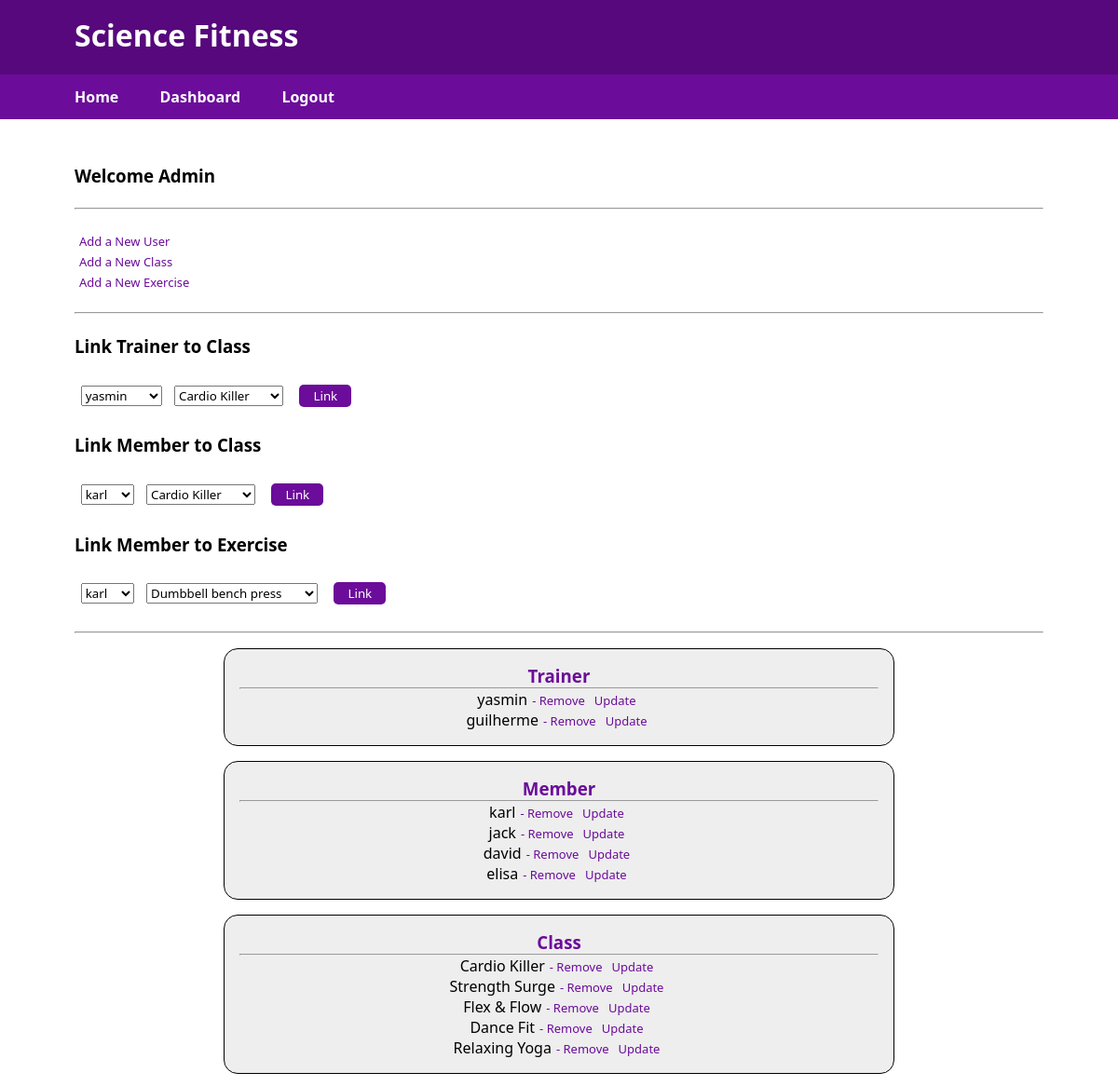
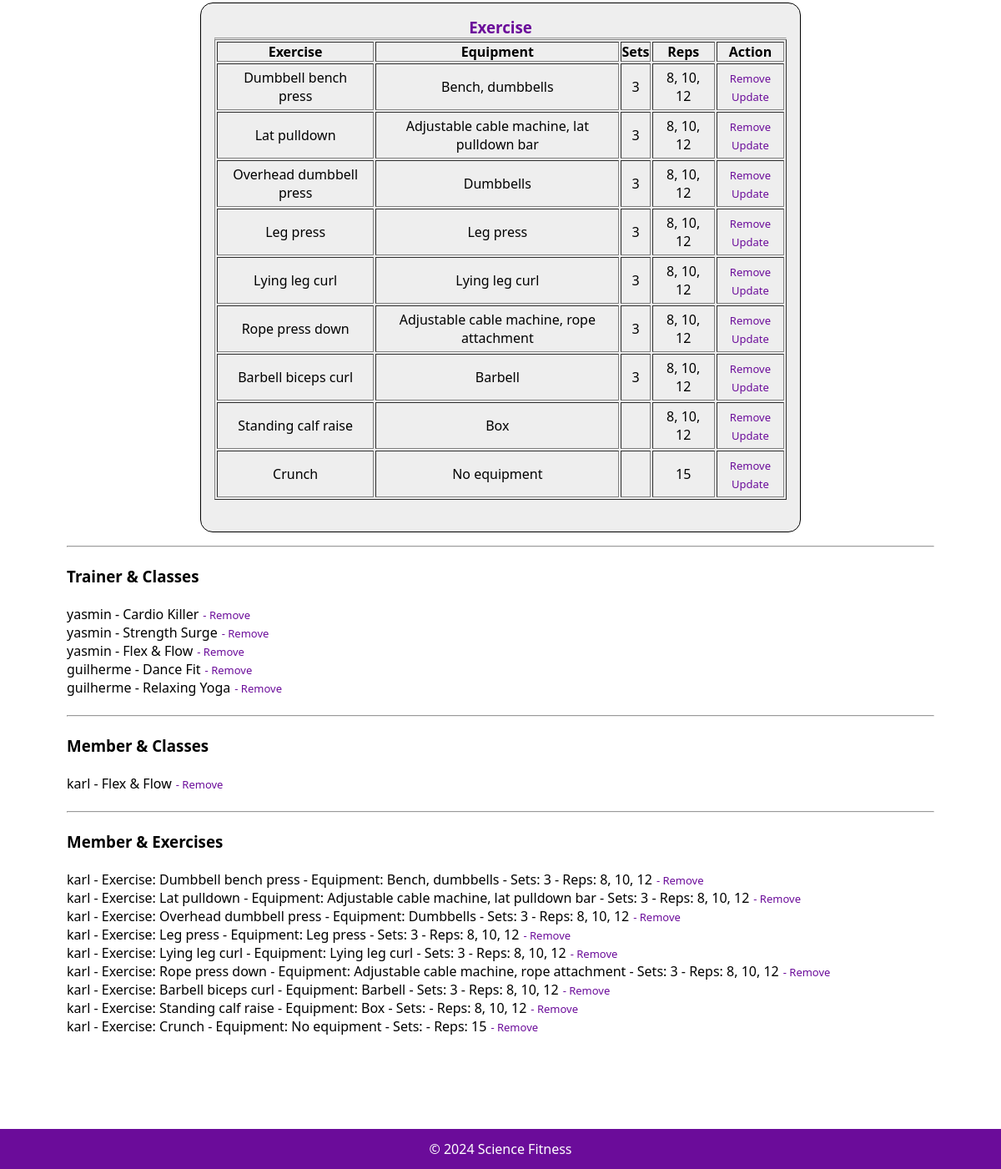
Page /pages/dashboard.php (signed in) on the committed database (2 pictures, top to bottom).
### tables this page shows
CREATE TABLE `trainer` (
  `id` int(11) NOT NULL,
  `name` varchar(100) NOT NULL,
  `password` varchar(255) NOT NULL,
  `position` enum('admin','trainer','member','') NOT NULL
);

CREATE TABLE `member` (
  `id` int(11) NOT NULL,
  `name` varchar(100) NOT NULL,
  `password` varchar(255) NOT NULL
);

CREATE TABLE `class` (
  `id` int(11) NOT NULL,
  `name` varchar(100) NOT NULL
);

CREATE TABLE `exercise` (
  `id` int(11) NOT NULL,
  `exercise` varchar(255) NOT NULL,
  `equipment` varchar(255) NOT NULL,
  `sets` varchar(100) NOT NULL,
  `reps` varchar(100) NOT NULL
);

CREATE TABLE `trainer_to_class` (
  `id` int(11) NOT NULL,
  `trainer_id` int(11) NOT NULL,
  `class_id` int(11) NOT NULL
);

CREATE TABLE `member_to_class` (
  `id` int(11) NOT NULL,
  `member_id` int(11) NOT NULL,
  `class_id` int(11) NOT NULL
);

CREATE TABLE `member_to_exercise` (
  `id` int(11) NOT NULL,
  `member_id` int(11) NOT NULL,
  `exercise_id` int(11) NOT NULL
);

### functions/functions.php (the view, shortened to what this page needs)
<?php
    function navigation($page){
        if($page == "index"){
            if($_SESSION["validate"] == "validated"){
                echo '
                <div>
                    <a href="pages/dashboard.php">Dashboard</a>
                    <a href="index.php?logout=logout">Logout</a>
                </div>
                ';
            } else{
                echo '
                <form action="./pages/dashboard.php" method="POST">
                <input type="text" name="username" placeholder=" Enter Username">
                <input type="password" name="pwd" placeholder=" Enter Password">
                <select name="position">
                    <option value="member">Member</option>
                    <option value="trainer">Trainer</option>
                    <option value="admin">Admin</option>
                </select>
                <input type="submit" value="Login">
                </form>
                ';
            }
        } else{
            if($page == "dashboard"){
                if($_SESSION["validate"] == "validated"){
                    echo '
                    <div>
                        <a href="../index.php">Home</a>
                        <a href="dashboard.php">Dashboard</a>
                        <a href="../index.php?logout">Logout</a>
                    </div>
                    ';
                } else {
                echo '
                <a href="../index.php">Home</a>
                ';
                }
            }
        }
    }
    function viewItem($dbConnect,$table){
        echo '
        <div class="ctaBox">
        <h3>' .ucfirst($table). '</h3><hr>';
        $sql = "SELECT * FROM $table";
        if($table == "exercise"){
            echo '
            <table border="1">
                <thead>
                    <tr>
                        <th>Exercise</th>
                        <th>Equipment</th>
                        <th>Sets</th>
                        <th>Reps</th>
                        <th>Action</th>
                    </tr>
                </thead>
            ';
            foreach ($dbConnect -> query($sql) as $row){
                $item_id = $row["id"];
                echo '
                    <tbody>
                        <tr>
                            <td>'.$row['exercise'].'</td>
                            <td>'.$row['equipment'].'</td>
                            <td>'.$row['sets'].'</td>
                            <td>'.$row['reps'].'</td>
                            <td><a href="remove.php?item_id='.$item_id.'&table='.$table.'">Remove</a><br>
                            <a href="updateexercise.php?item_id='.$item_id.'&table='.$table.'">Update</a></td>
                        </tr>
                    </tbody>
                ';
            }
            echo '</table><br>';
        } else {
            foreach ($dbConnect -> query($sql) as $row){
                $item_id = $row["id"];
                echo $row["name"];
                echo '<a href="remove.php?item_id='.$item_id.'&table='.$table.'">- Remove</a>';
                if($table == "class"){
                    echo '<a href="updateclass.php?item_id='.$item_id.'&table='.$table.'">Update</a>';
                    echo '<br>';
                } else {
                    echo '<a href="update.php?item_id='.$item_id.'&table='.$table.'">Update</a>';
                    echo '<br>';
                }
            }
        }
        echo '</div>';
    }
    function link_user_class($dbConnect, $table){
        echo'
        <form action="actionlink.php" method="post">';
        if($table == "trainer"){
            dropdown($dbConnect, "trainer");
            dropdown($dbConnect, "class");
            echo '
            <input type="hidden" name="table" value="trainer">
            <input type="submit" value="Link">';
        } else{
            dropdown($dbConnect, "member");
            dropdown($dbConnect, "class");
            echo '
            <input type="hidden" name="table" value="member">
            <input type="submit" value="Link">';
        }
        echo '</form>';
    }
    function link_user_exercise($dbConnect, $table){
        echo'
        <form action="actionlinkexercise.php" method="post">';
        dropdown($dbConnect, "member");
        dropdown($dbConnect, "exercise");
        echo '
        <input type="hidden" name="table" value="member">
        <input type="submit" value="Link">';
        echo '</form>';
    }
    function dropdown($dbConnect,$table){
        if($table != "exercise"){
            echo '<select name="' .$table. '">';
            $sql = "SELECT * FROM $table";
            foreach($dbConnect -> query($sql) as $row){
                echo '
                <option name="' .$table. 'id" value="' .$row['id']. '">' .$row['name']. '</option>';
            }
            echo '</select>';
        } else {
            echo '<select name="' .$table. '">';
            $sql = "SELECT * FROM $table";
            foreach($dbConnect -> query($sql) as $row){
                echo '
                <option name="' .$table. 'id" value="' .$row['id']. '">' .$row['exercise']. '</option>';
            }
            echo '</select>';
        }
    }
    function view_link($dbConnect,$table){
        if ($table == "trainer"){
            echo "<hr><br><h3>Trainer & Classes</h3><br>";
            $sqltable = "trainer_to_class";
            $sql = "SELECT DISTINCT * FROM $sqltable";
            foreach($dbConnect -> query($sql) as $row){
                $table_id = $row["id"];
                echo $name = returndetail($dbConnect,$row["trainer_id"], "trainer");
                echo " - ";
                echo $class = returndetail($dbConnect,$row["class_id"], "class");
                echo '<a href="remove.php?item_id='.$table_id.'&table=trainer_to_class">- Remove</a><br>';
            }
        } else{
            echo "<br><hr><br><h3>Member & Classes</h3><br>";
            $sqltable = "member_to_class";
            $sql = "SELECT DISTINCT * FROM $sqltable";
            foreach($dbConnect -> query($sql) as $row){
                $table_id = $row["id"];
                echo $name = returndetail($dbConnect,$row["member_id"], "member");
                echo " - ";
                echo $class = returndetail($dbConnect,$row["class_id"], "class");
                echo '<a href="remove.php?item_id='.$table_id.'&table=member_to_class">- Remove</a><br>';
            }
        }
    }
    function view_link_exercise($dbConnect,$table){
        echo "<br><hr><br><h3>Member & Exercises</h3><br>";
        $sqltable = "member_to_exercise";
        $sql = "SELECT DISTINCT * FROM $sqltable";
        foreach($dbConnect -> query($sql) as $row){
            $table_id = $row["id"];
            echo $name = returndetail($dbConnect,$row["member_id"], "member");
            echo " - ";
            echo returndetail_exercise($dbConnect,$row["exercise_id"], "exercise");
            echo '<a href="remove.php?item_id='.$table_id.'&table=member_to_exercise">- Remove</a><br>';
        }
    }
    function returndetail_exercise($dbConnect, $id, $table){
        $sql = "SELECT * FROM $table";
        foreach($dbConnect -> query($sql) as $row){
            if ($id == $row["id"]){
                echo 'Exercise: ';
                echo $row["exercise"];
                echo ' - Equipment: ';
                echo $row["equipment"];
                echo ' - Sets: ';
                echo $row["sets"];
                echo ' - Reps: ';
                echo $row["reps"];
            }
        }
    }
    function returndetail($dbConnect, $id, $table){
        $sql = "SELECT * FROM $table";
        foreach($dbConnect -> query($sql) as $row){
            if ($id == $row["id"]){
                return $row["name"];
            }
        }
    }
?>

### css/style.css (style rules this page uses)
* { margin: 0; padding: 0; box-sizing: border-box; font-family: 'Segoe UI', Tahoma, Geneva, Verdana, sans-serif; }
.nav a { color: white; margin-right: 2.5em; align-items: center; text-decoration: none; font-weight: bold; cursor:pointer; }
.content a { text-decoration: none; color: #6b0c9a; margin: 5px; font-size: small; }
.content input { margin: 0.5em; padding: 0.5em; }
.content input[type="submit"] { padding: 3px 15px; cursor: pointer; background-color: #6b0c9a; color: white; border:none; border-radius: 5px; }
.content select { margin: 0.5em; }
.ctaBox { width: 60vw; background-color: rgb(238, 238, 238); padding: 1em; border-radius: 15px; margin: 2vh auto; border: 1px solid black; text-align: center; }
.ctaBox table { margin: auto; }
.ctaBox table td { padding: 5px 10px; }
.ctaBox h3 { color: #6b0c9a; }

### rows in the picture
trainer: name "yasmin"
trainer: name "guilherme"
member: name "karl"
member: name "jack"
member: name "david"
member: name "elisa"
class: name "Cardio Killer"
class: name "Strength Surge"
class: name "Flex & Flow"
class: name "Dance Fit"
class: name "Relaxing Yoga"
exercise: exercise "Dumbbell bench press", equipment "Bench, dumbbells", sets "3", reps "8, 10, 12"
exercise: exercise "Lat pulldown", equipment "Adjustable cable machine, lat pulldown bar", sets "3", reps "8, 10, 12"
exercise: exercise "Overhead dumbbell press", equipment "Dumbbells", sets "3", reps "8, 10, 12"
exercise: exercise "Leg press", equipment "Leg press", sets "3", reps "8, 10, 12"
exercise: exercise "Lying leg curl", equipment "Lying leg curl", sets "3", reps "8, 10, 12"
exercise: exercise "Rope press down", equipment "Adjustable cable machine, rope attachment", sets "3", reps "8, 10, 12"
exercise: exercise "Barbell biceps curl", equipment "Barbell", sets "3", reps "8, 10, 12"
exercise: exercise "Standing calf raise", equipment "Box", reps "8, 10, 12"
exercise: exercise "Crunch", equipment "No equipment", reps "15"
trainer_to_class: trainer_id "yasmin", class_id "Cardio Killer"
trainer_to_class: trainer_id "yasmin", class_id "Strength Surge"
trainer_to_class: trainer_id "yasmin", class_id "Flex & Flow"
trainer_to_class: trainer_id "guilherme", class_id "Dance Fit"
trainer_to_class: trainer_id "guilherme", class_id "Relaxing Yoga"
member_to_class: member_id "karl", class_id "Flex & Flow"
member_to_exercise: member_id "karl"
member_to_exercise: member_id "karl"
member_to_exercise: member_id "karl"
member_to_exercise: member_id "karl"
member_to_exercise: member_id "karl"
member_to_exercise: member_id "karl"
member_to_exercise: member_id "karl"
member_to_exercise: member_id "karl"
member_to_exercise: member_id "karl"

### other values in the picture
$username "Admin"
$table "Trainer Member Class Exercise"
form field trainer "yasmin"
form field class "Cardio Killer Cardio Killer"
form field member "karl karl"
form field exercise "Dumbbell bench press"
